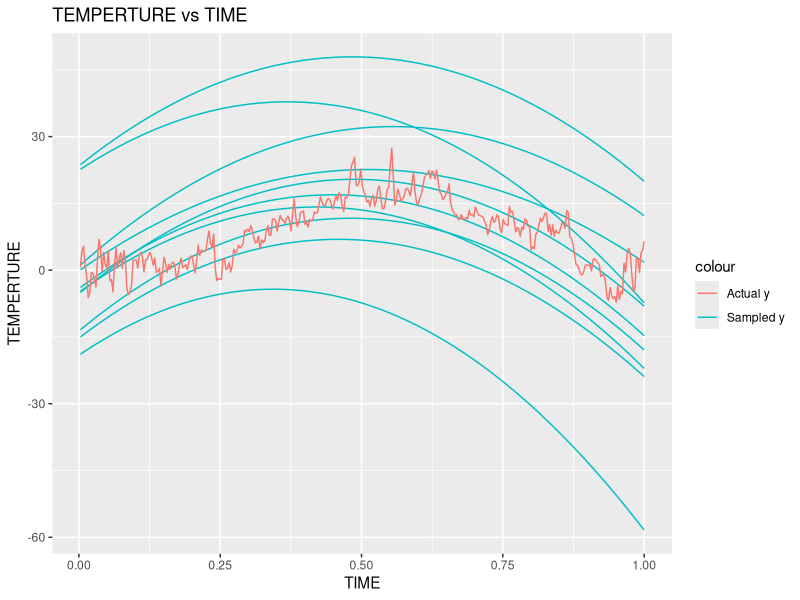
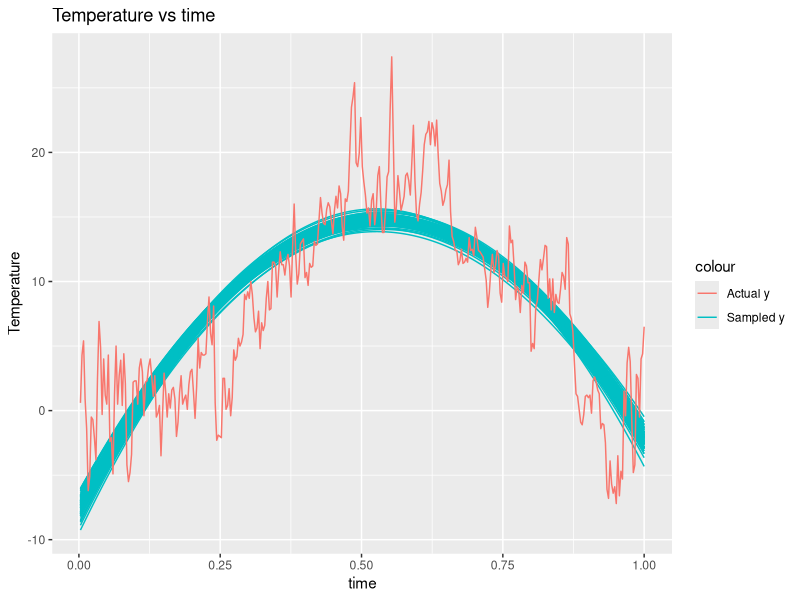
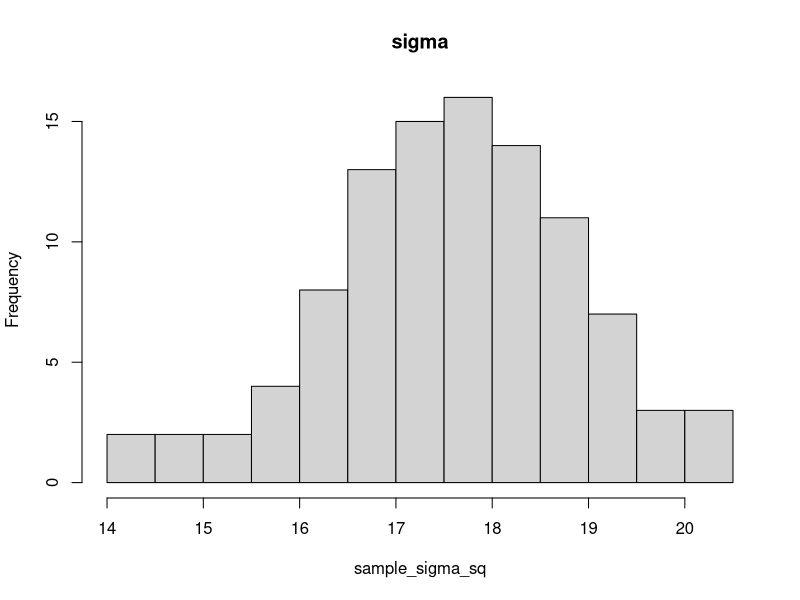
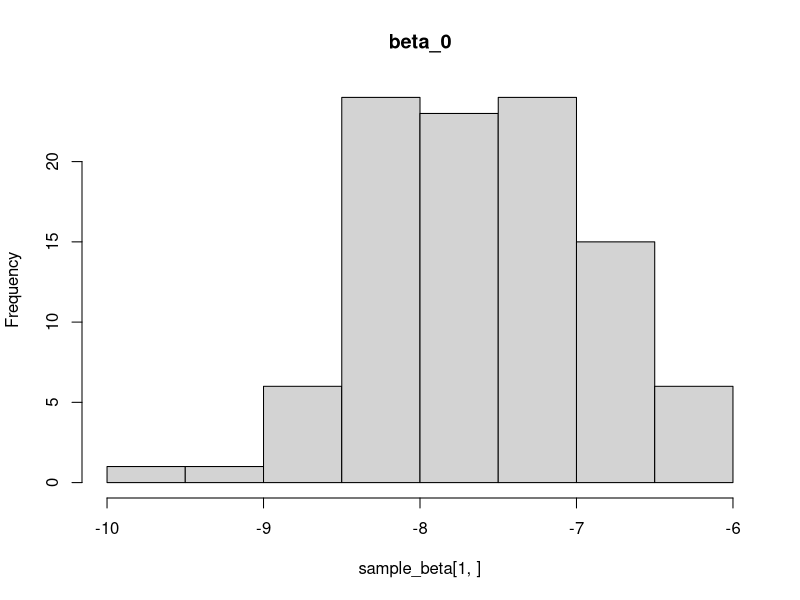
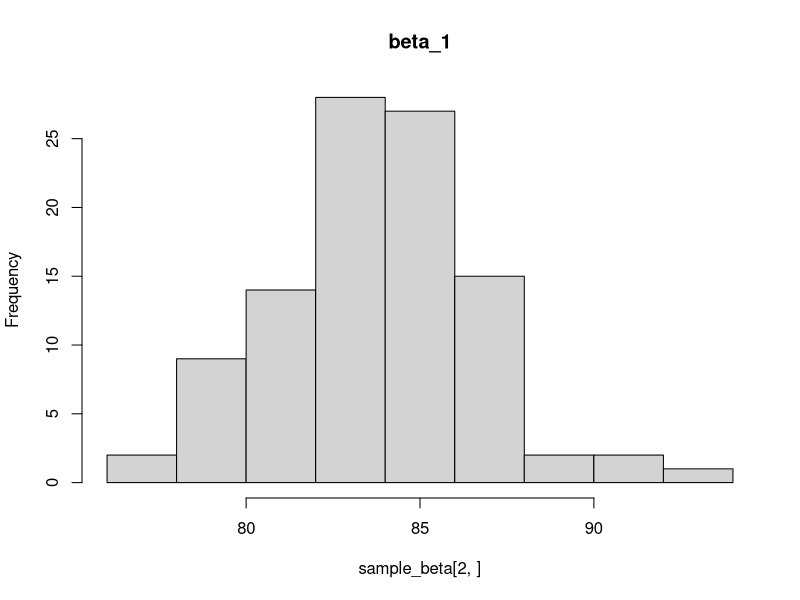
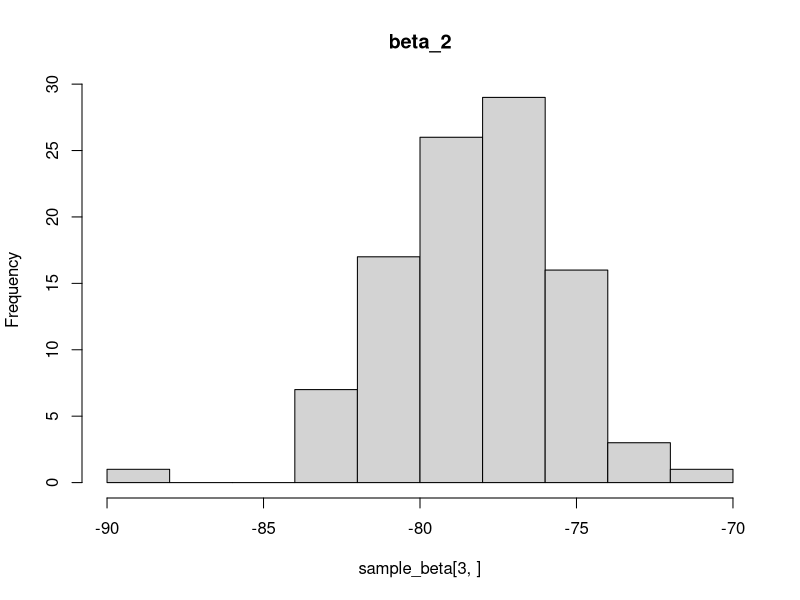
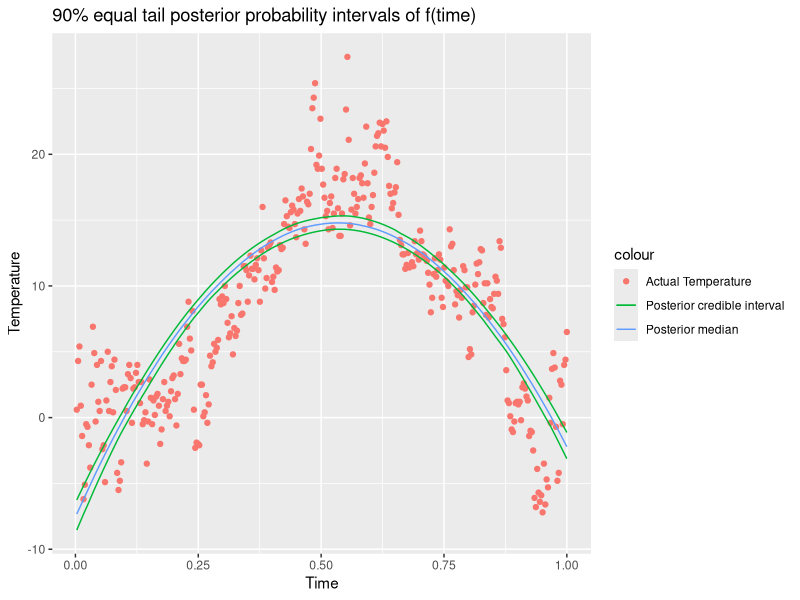

Here is the R script that generated these plots, in order: (Note: this script raises an error after producing the figures.)
## ---- chunk 1
knitr::opts_chunk$set(echo = TRUE)
## ---- chunk 2
set.seed(1234)
library(mvtnorm)
library(ggplot2)
library(reshape2) # melt function 
library("readxl")

#Reading the excel data
data= read_excel("Linkoping2022.xlsx")
data$time <- (1:365)/ 365

Y=data$temp
X=cbind("intercept"=1,"time_1"=data$time, "time_2"=data$time^2)

# Initial Parameters
mu_not = c(0, 100, -100)
omega_not = 0.01 * diag(1,3,3)
nu_not = 15
sigma_sq_not = 1
n=365 # number of observations
n_sample=10

# prior
x_prior = rchisq(10, nu_not)
sigma_prior = (nu_not * sigma_sq_not)/x_prior
sample_beta_prior=c()
for (draw in sigma_prior) {
  temp=rmvnorm(1, mean = mu_not, sigma = (draw * solve(omega_not)))
  sample_beta_prior=c(sample_beta_prior,temp)
}

# By transforming the beta samples into a 3x10 matrix, it becomes possible to utilize it for the purpose of multiplying with X in order to generate the polynomial regression predictions represented by y-hat.
sample_beta_prior=matrix(sample_beta_prior, 3,10) 
y_hat_prior=X%*%sample_beta_prior

yhat_pr=melt(y_hat_prior)

# For every draw, a regression curve can be plotted.
ggplot()+
  geom_line(aes(x=rep(data$time, n_sample),color="Sampled y", 
                y=yhat_pr$value, 
                group=yhat_pr$Var2))+
  geom_line(aes(x=data$time, y=data$temp, color="Actual y"))+
  labs(title="TEMPERTURE vs TIME", x="TIME", y="TEMPERTURE")

## ---- chunk 3
library(mvtnorm)
library(ggplot2)
library(reshape2) # for melt function 
set.seed(1234)

#Reading the excel data
data= read_excel("Linkoping2022.xlsx")
data$time <- (1:365)/ 365

Y=data$temp
X=cbind("intercept"=1,"time_1"=data$time, "time_2"=data$time^2)

# Initial Parameters
mu_not = c(0, 100, -100)
omega_not = 0.01 * diag(1,3,3)
nu_not = 1
sigma_sq_not = 1
n=365 # number of observations
n_sample=100

# draw x form chi square posterior parameters
beta_hat=solve(t(X)%*%X)%*% t(X)%*%Y

mu_n=solve((t(X)%*% X)+omega_not)%*%((t(X)%*% X %*% beta_hat)+omega_not%*%mu_not)
omega_n=(t(X) %*% X)+omega_not
nu_n=nu_not+n
sigma_sq_n=(nu_not*sigma_sq_not+(t(Y)%*%Y+t(mu_not)%*%omega_not%*%mu_not)-
              t(mu_n)%*%omega_n%*%mu_n)/(nu_n)

# draws (samples) for beta and sigma square posteriors:

# sigma posterior
# darwn the x from chi square
x = rchisq(n = 100, df = nu_n)
sample_sigma_sq= suppressWarnings((nu_n*sigma_sq_n)/x)

# beta posterior
sample_beta=c()
for (draw in sample_sigma_sq) {
  temp=rmvnorm(1, mean = mu_n, sigma = (draw * solve(omega_n)))
  sample_beta=c(sample_beta,temp)
}

sample_beta=matrix(sample_beta, 3,100) 
y_hat=X%*%sample_beta

# melt for plot
y_hat_1=melt(y_hat)

# plot of the regression curve for each draw
ggplot()+
  geom_line(aes(x=rep(data$time, n_sample),color="Sampled y", 
                y=y_hat_1$value, 
                group=y_hat_1$Var2))+
  geom_line(aes(x=data$time, y=data$temp, color="Actual y"))+
  labs(title="Temperature vs time", x="time", y="Temperature")


# Marginal posteriors 
hist(sample_sigma_sq, breaks = 10, main = "sigma")
hist(sample_beta[1,], breaks = 10, main = "beta_0")
hist(sample_beta[2,], breaks = 10, main = "beta_1")
hist(sample_beta[3,], breaks = 10, main = "beta_2")


# requierments for 90% confidence interval 

# y hat returns 365 rows and 100 column
# median for the predicted temperature (posterior median) for each time(row)
y_hat_median = apply(y_hat, 1, median)

# Upper and lower limit for the predicted temperature (y hat)
U_yhat =c()
L_yhat = c()
for (i in 1:365)
{
  xyz<-y_hat[i,]
  U_yhat = c(U_yhat, quantile(x= xyz, probs = 0.950))
  L_yhat = c(L_yhat, quantile(x= xyz, probs = 0.050))
}
# combining data for plot ( Time, actual temperature, median of the predicted temperature(y_hat))

df = data.frame("Time"=data$time, "Temperature"= data$temp, "Pred_Temp"= y_hat_median, 
                "U_limit"= U_yhat, "L_limit"= L_yhat)


ggplot(data= df, aes(x = Time)) + geom_point(aes(y = Temperature, color = "Actual Temperature")) +
  geom_line(aes(y = Pred_Temp, color = "Posterior median")) +
  geom_line(aes(y = U_limit, color = "Posterior credible interval")) +
  geom_line(aes(y = L_limit, color = "Posterior credible interval")) +
  ggtitle("90% equal tail posterior probability intervals of f(time)")

## ---- chunk 4
cat(paste("The highest expected temperature is:", - (1/2) * mean(sample_beta[2,]/sample_beta[3,])))
## ---- chunk 5
knitr::include_graphics("1.PNG")
## ---- chunk 6
data_women <- read.table("WomenAtWork.dat" , header = T)
head(data_women)

glmModel <- glm(Work ~ 0 + ., data = data_women, family = binomial) # fit model
summary(glmModel)

# Required inputs
tav <- 2 # Prior scaling factor such that Prior Covariance = (tav^2)*I
y <- as.matrix(data_women["Work"])
X <- as.matrix(data_women[,2:8])

nPara <- ncol(X)
# Setting up for the prior
mu_0 <- as.vector(rep(0,nPara)) # Prior mean vector
Sigma_0 <- tav^2*diag(nPara) # tav^2*I # Prior sigma
# compute the posterior
library("mvtnorm") # for dmvnorm function


posterior_logistic <- function(beta_Vector,y,X,mu,Sigma){
  nPara <- length(beta_Vector);
  line_prediction <- X%*%beta_Vector;
  # evaluating the log-likelihood
  log_Likeli <- sum( y * line_prediction -log(1 + exp(line_prediction)));
  if (abs(log_Likeli) == Inf) log_Likeli = -100000; # Likelihood is not finite,
  # stear the optimizer away from here!
  # evaluating the prior
  log_prior <- dmvnorm(beta_Vector, matrix(0,nPara,1), Sigma, log=TRUE);
  # add the log prior and log-likelihood together to get log posterior
  return(log_Likeli + log_prior)
}

# Optimization
initial_val <- as.vector(rep(0,nPara))
optim_val <- optim(par=initial_val,fn=posterior_logistic,gr=NULL,y,X=X,mu=mu_0,Sigma_0,
                   method="BFGS",control=list(fnscale=-1),hessian=TRUE)
# Results
posterior_Mode <- optim_val$par
posterior_Cov <- -solve(optim_val$hessian) # Posterior covariance matrix is -inv(Hessian)
posterior_SD = sqrt(diag(posterior_Cov)) # standard deviation

## ---- chunk 7
cat("Posterior mode:","\n")
posterior_Mode

## ---- chunk 8
cat("Inverse hessian:","\n")
posterior_Cov

## ---- chunk 9
cat("Standard deviation:","\n")
posterior_SD
## ---- chunk 10
# 95% credible interval for NSmallChild variable
# simulate beta
beta_Vect <- rmvnorm(100, mean = posterior_Mode, sigma = posterior_Cov)
# Select NsmallChild (7th col)
NSmallChild <- beta_Vect[,7]
credible_interval <- quantile(NSmallChild, c(0.025, 0.975)) # # for a 95% credible interval
## ---- chunk 11
cat("95% credible interval:","\n")
credible_interval
## ---- chunk 12
# plot intervals

ggplot()+geom_density(aes(NSmallChild), fill="red", alpha=0.3)+
  geom_vline(aes(xintercept=credible_interval[1]),colour="blue", linetype="dashed",size=1)+
  geom_vline(aes(xintercept=credible_interval[2]),colour="blue", linetype="dashed",size=1)+
  labs(title="Posterior distribution of beta for Nsmallchild with 95%
equal tail credible interval")+theme_bw()
